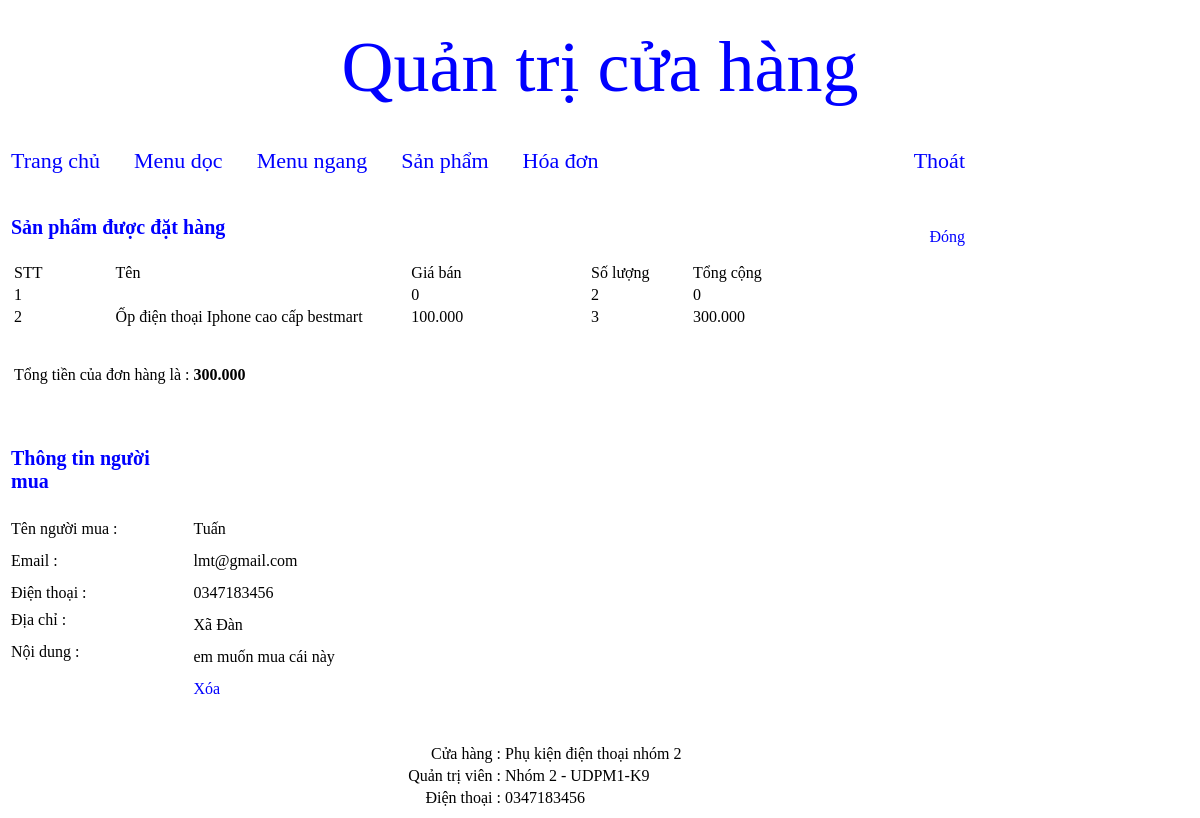
/admin/index.php?thamso=xem_hoa_don&id=5&trang=1 (signed in), run on the app's committed database.
### tables this page shows
CREATE TABLE `hoadon` (
  `id` int(11) NOT NULL,
  `tennguoimua` varchar(256) NOT NULL,
  `email` varchar(256) NOT NULL,
  `diachi` mediumtext NOT NULL,
  `dienthoai` varchar(256) NOT NULL,
  `noidung` mediumtext NOT NULL,
  `hangduocmua` mediumtext NOT NULL
);

CREATE TABLE `sanpham` (
  `id` int(11) NOT NULL,
  `ten` varchar(256) NOT NULL,
  `gia` int(255) NOT NULL,
  `hinhanh` varchar(256) NOT NULL,
  `noidung` mediumtext NOT NULL,
  `thuoc_menu` int(255) NOT NULL,
  `noibat` varchar(256) NOT NULL,
  `trangchu` varchar(256) NOT NULL,
  `sapxeptrangchu` int(255) NOT NULL
);

### admin/chucnang/hoadon/xemhoadon.php (the view, shortened to what this page needs)
<?php
    $id=$_GET['id'];
    $tv="select * from hoadon where id='$id' ";
    $tv_1=mysqli_query($conn,$tv);
    $tv_2=mysqli_fetch_array($tv_1);
    $ten_nguoi_mua=$tv_2['tennguoimua'];
    $email=$tv_2['email'];
    $dien_thoai=$tv_2['dienthoai'];
    $dia_chi=$tv_2['diachi'];
    $noi_dung=$tv_2['noidung'];
    $hang_duoc_mua=$tv_2['hangduocmua'];
    $link_dong="?thamso=hoa_don&&trang=".$_GET['trang'];
    $link_xoa="?xoa_hoa_don_o_trang_chi_tiet=co&id=".$id."&trang=".$_GET['trang'];
?>
<table width="990px" >
    <tr>
        <td width="250px" ><b style="color:blue;font-size:20px" >Sản phẩm được đặt hàng </b><br><br> </td>
        <td width="740px" align="right" >
            <a href="<?php echo $link_dong; ?>" class="lk_a1" style="margin-right:30px" >Đóng</a>
        </td>
    </tr>
    <tr>
        <td align="left" colspan="2" >
            <table width="880px" >
                <tr>
                    <td width="100px">STT</td>
                    <td width="300px" >Tên</td>
                    <td width="180px">Giá bán</td>
                    <td width="100px" >Số lượng</td>
                    <td width="200px">Tổng cộng</td>
                </tr>
                <?php
                    $m=explode("[|||||]",$hang_duoc_mua);
                    $tong_lon=0;
                    for($i=0;$i<count($m);$i++)
                    {
                        if(isset($m[$i]))
                        {
                            if($m[$i]!="")
                            {
                                $stt=$i+1;
                                $m_2=explode("[|||]",$m[$i]);
                                $id_sp=$m_2[0];
                                $sl_sp=$m_2[1];
                                $tv_sp="select id,ten,gia from sanpham where id='$id_sp' ";
                                $tv_sp_1=mysqli_query($conn,$tv_sp);
                                $tv_sp_2=mysqli_fetch_array($tv_sp_1);
                                $ten=$tv_sp_2['ten'];
                                $gia=$tv_sp_2['gia'];
                                $gia_duoc_dinh_dang=number_format($gia,0,",",".");
                                $tong=$gia*$sl_sp;
                                $tong_duoc_dinh_dang=number_format($tong,0,",",".");
                                $tong_lon=$tong_lon+$tong;
                                if($sl_sp!=0)
                                {
                                ?>
                                    <tr>
                                        <td><?php echo $stt; ?></td>
                                        <td><?php echo $ten; ?></td>
                                        <td><?php echo $gia_duoc_dinh_dang; ?></td>
                                        <td><?php echo $sl_sp; ?></td>
                                        <td><?php echo $tong_duoc_dinh_dang; ?></td>
                                    </tr>
                                <?php
                                }
                            }
                        }
                    }
                ?>
                <tr>
                    <td colspan="5">
                        <br><br>
                        Tổng tiền của đơn hàng là :
                        <?php
                            $tong_lon_duoc_dinh_dang=number_format($tong_lon,0,",",".");
                            echo "<b>".$tong_lon_duoc_dinh_dang."</b>";
                        ?>
                        <br><br>
                    </td>
                </tr>
            </table>
        </td>
    </tr>
</table>
<br><br>
<table width="990px" >
    <tr>
        <td width="180px" ><b style="color:blue;font-size:20px" >Thông tin người mua</b><br><br> </td>
        <td width="810px" align="right" >
        </td>
    </tr>
    <tr height="30px" >
        <td >Tên người mua : </td>
        <td >
            <?php echo $ten_nguoi_mua; ?>
        </td>
    </tr>
    <tr height="30px" >
        <td >Email : </td>
        <td >
            <?php echo $email; ?>
        </td>
    </tr>
    <tr height="30px" >
        <td >Điện thoại : </td>
        <td >
            <?php echo $dien_thoai; ?>
        </td>
    </tr>
    <tr height="30px" >
        <td valign="top" >Địa chỉ : </td>
        <td >
            <?php echo $dia_chi; ?>
        </td>
    </tr>
    <tr height="30px" >
        <td valign="top" >Nội dung : </td>
        <td >
            <?php echo $noi_dung; ?>
        </td>
    </tr>
    <tr height="30px" >
        <td>&nbsp;</td>
        <td>
            <a href="<?php echo $link_xoa; ?>" class="lk_a1" >Xóa</a>
        </td>
    </tr>
</table>

### admin/giaodien.css (style rules this page uses)
a.lk_a1 { text-decoration:none;color:blue; }

### data on the page
hoadon: hangduocmua "2", hangduocmua "0", hangduocmua "3", tennguoimua "Tuấn", email "lmt@gmail.com", dienthoai "0347183456", diachi "Xã Đàn", noidung "em muốn mua cái này"
sanpham: stt "2", ten "Ốp điện thoại Iphone cao cấp bestmart", gia "100.000", gia.hangduocmua "300.000"

### other printed values
$stt "1"
$gia_duoc_dinh_dang "0"
$tong_lon_duoc_dinh_dang "300.000"
